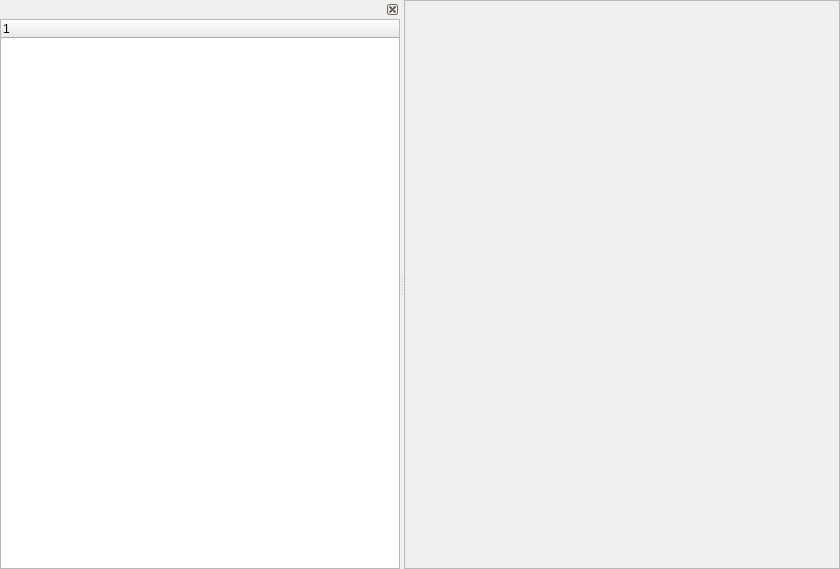
<?xml version="1.0" encoding="UTF-8"?>
<ui version="4.0">
 <class>FormPdf</class>
 <widget class="QWidget" name="FormPdf">
  <property name="geometry">
   <rect>
    <x>0</x>
    <y>0</y>
    <width>840</width>
    <height>569</height>
   </rect>
  </property>
  <property name="font">
   <font>
    <italic>false</italic>
    <underline>false</underline>
   </font>
  </property>
  <property name="windowTitle">
   <string>Form</string>
  </property>
  <layout class="QHBoxLayout" name="horizontalLayout_4">
   <property name="spacing">
    <number>0</number>
   </property>
   <property name="leftMargin">
    <number>0</number>
   </property>
   <property name="topMargin">
    <number>0</number>
   </property>
   <property name="rightMargin">
    <number>0</number>
   </property>
   <property name="bottomMargin">
    <number>0</number>
   </property>
   <item>
    <widget class="QSplitter" name="splitter">
     <property name="sizePolicy">
      <sizepolicy hsizetype="Preferred" vsizetype="Preferred">
       <horstretch>0</horstretch>
       <verstretch>0</verstretch>
      </sizepolicy>
     </property>
     <property name="orientation">
      <enum>Qt::Horizontal</enum>
     </property>
     <widget class="QDockWidget" name="dockWidget">
      <property name="maximumSize">
       <size>
        <width>400</width>
        <height>524287</height>
       </size>
      </property>
      <property name="features">
       <set>QDockWidget::DockWidgetClosable</set>
      </property>
      <property name="allowedAreas">
       <set>Qt::LeftDockWidgetArea</set>
      </property>
      <widget class="QWidget" name="dockWidgetContents_2">
       <layout class="QHBoxLayout" name="horizontalLayout_3">
        <property name="spacing">
         <number>0</number>
        </property>
        <property name="leftMargin">
         <number>0</number>
        </property>
        <property name="topMargin">
         <number>0</number>
        </property>
        <property name="rightMargin">
         <number>0</number>
        </property>
        <property name="bottomMargin">
         <number>0</number>
        </property>
        <item>
         <widget class="QWidget" name="widget" native="true">
          <layout class="QHBoxLayout" name="horizontalLayout_2">
           <property name="spacing">
            <number>0</number>
           </property>
           <property name="leftMargin">
            <number>0</number>
           </property>
           <property name="topMargin">
            <number>0</number>
           </property>
           <property name="rightMargin">
            <number>0</number>
           </property>
           <property name="bottomMargin">
            <number>0</number>
           </property>
           <item>
            <widget class="QTreeWidget" name="treeWidget">
             <column>
              <property name="text">
               <string notr="true">1</string>
              </property>
             </column>
            </widget>
           </item>
          </layout>
         </widget>
        </item>
       </layout>
      </widget>
     </widget>
     <widget class="QScrollArea" name="scrollArea">
      <property name="widgetResizable">
       <bool>true</bool>
      </property>
      <widget class="QWidget" name="scrollAreaWidgetContents">
       <property name="geometry">
        <rect>
         <x>0</x>
         <y>0</y>
         <width>432</width>
         <height>567</height>
        </rect>
       </property>
       <layout class="QHBoxLayout" name="horizontalLayout">
        <property name="spacing">
         <number>0</number>
        </property>
        <property name="leftMargin">
         <number>0</number>
        </property>
        <property name="topMargin">
         <number>0</number>
        </property>
        <property name="rightMargin">
         <number>0</number>
        </property>
        <property name="bottomMargin">
         <number>0</number>
        </property>
        <item>
         <widget class="QLabel" name="label">
          <property name="text">
           <string/>
          </property>
         </widget>
        </item>
       </layout>
      </widget>
     </widget>
    </widget>
   </item>
  </layout>
 </widget>
 <resources/>
 <connections/>
</ui>
